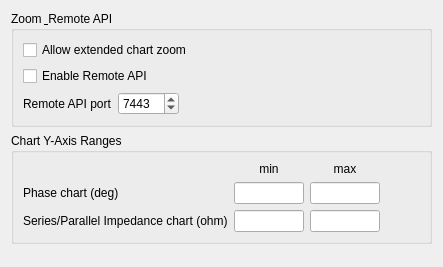
     <widget class="QWidget" name="Advanced">
      <attribute name="title">
       <string>Graphs</string>
      </attribute>
      <layout class="QVBoxLayout" name="verticalLayout_advancedTab">
       <item>
        <widget class="QGroupBox" name="groupBox_12">
         <property name="minimumSize">
          <size>
           <width>0</width>
           <height>0</height>
          </size>
         </property>
         <property name="title">
          <string>Zoom &amp; Remote API</string>
         </property>
         <layout class="QVBoxLayout" name="verticalLayout_14">
          <item>
           <layout class="QFormLayout" name="formLayout_scanning">
            <property name="fieldGrowthPolicy">
             <enum>QFormLayout::FieldGrowthPolicy::FieldsStayAtSizeHint</enum>
            </property>
            <item row="0" column="0" colspan="2">
             <widget class="QCheckBox" name="checkBoxExtendedChartZoom">
              <property name="toolTip">
               <string>Lets Ctrl+scroll/Ctrl+/- zoom the SWR/Z=R+jX/Z=R‖jX/RL charts' Y-axis, and plain scroll zoom the TDR chart's distance axis, past their normal preset limits.</string>
              </property>
              <property name="text">
               <string>Allow extended chart zoom</string>
              </property>
             </widget>
            </item>
            <item row="1" column="0" colspan="2">
             <widget class="QCheckBox" name="checkBoxRemoteApiEnabled">
              <property name="toolTip">
               <string>Starts a local NDJSON-over-TCP control API (loopback only by default) that lets external tools observe/control the connected analyzer. Off by default.</string>
              </property>
              <property name="text">
               <string>Enable Remote API</string>
              </property>
             </widget>
            </item>
            <item row="2" column="0">
             <widget class="QLabel" name="label_remoteApiPort">
              <property name="toolTip">
               <string>TCP port the Remote API listens on (loopback only).</string>
              </property>
              <property name="text">
               <string>Remote API port</string>
              </property>
             </widget>
            </item>
            <item row="2" column="1">
             <widget class="NoScrollSpinBox" name="spinBoxRemoteApiPort">
              <property name="toolTip">
               <string>TCP port the Remote API listens on (loopback only).</string>
              </property>
              <property name="maximumSize">
               <size>
                <width>100</width>
                <height>16777215</height>
               </size>
              </property>
              <property name="minimum">
               <number>1024</number>
              </property>
              <property name="maximum">
               <number>65535</number>
              </property>
              <property name="value">
               <number>7443</number>
              </property>
             </widget>
            </item>
           </layout>
          </item>
         </layout>
        </widget>
       </item>
       <item>
        <widget class="QGroupBox" name="groupBoxChartAxisRanges">
         <property name="title">
          <string>Chart Y-Axis Ranges</string>
         </property>
         <layout class="QGridLayout" name="gridLayout_chartAxisRanges">
          <item row="0" column="1">
           <widget class="QLabel" name="label_chartAxisMinHeader">
            <property name="text">
             <string>min</string>
            </property>
            <property name="alignment">
             <set>Qt::AlignmentFlag::AlignCenter</set>
            </property>
           </widget>
          </item>
          <item row="0" column="2">
           <widget class="QLabel" name="label_chartAxisMaxHeader">
            <property name="text">
             <string>max</string>
            </property>
            <property name="alignment">
             <set>Qt::AlignmentFlag::AlignCenter</set>
            </property>
           </widget>
          </item>
          <item row="1" column="0">
           <widget class="QLabel" name="label_phaseAxisMin">
            <property name="toolTip">
             <string>Phase chart's Y-axis range, in degrees. Defaults to -180/180, the app's historical fixed range.</string>
            </property>
            <property name="text">
             <string>Phase chart (deg)</string>
            </property>
           </widget>
          </item>
          <item row="1" column="1">
           <widget class="QLineEdit" name="lineEditPhaseAxisMin">
            <property name="toolTip">
             <string>Phase chart's Y-axis lower bound, in degrees. Defaults to -180, the app's historical fixed range.</string>
            </property>
            <property name="sizePolicy">
             <sizepolicy hsizetype="Preferred" vsizetype="Fixed">
              <horstretch>0</horstretch>
              <verstretch>0</verstretch>
             </sizepolicy>
            </property>
            <property name="maximumSize">
             <size>
              <width>70</width>
              <height>16777215</height>
             </size>
            </property>
            <property name="maxLength">
             <number>4</number>
            </property>
           </widget>
          </item>
          <item row="1" column="2">
           <widget class="QLineEdit" name="lineEditPhaseAxisMax">
            <property name="toolTip">
             <string>Phase chart's Y-axis upper bound, in degrees. Defaults to 180, the app's historical fixed range.</string>
            </property>
            <property name="sizePolicy">
             <sizepolicy hsizetype="Preferred" vsizetype="Fixed">
              <horstretch>0</horstretch>
              <verstretch>0</verstretch>
             </sizepolicy>
            </property>
            <property name="maximumSize">
             <size>
              <width>70</width>
              <height>16777215</height>
             </size>
            </property>
            <property name="maxLength">
             <number>4</number>
            </property>
           </widget>
          </item>
          <item row="2" column="0">
           <widget class="QLabel" name="label_zAxisMin">
            <property name="toolTip">
             <string>Series/Parallel Impedance chart's Y-axis range, in ohms. Defaults to -2000/2000, the app's historical fixed range.</string>
            </property>
            <property name="text">
             <string>Series/Parallel Impedance chart (ohm)</string>
            </property>
           </widget>
          </item>
          <item row="2" column="1">
           <widget class="QLineEdit" name="lineEditZAxisMin">
            <property name="toolTip">
             <string>Series/Parallel Impedance charts' Y-axis lower bound, in ohms. Defaults to -2000, the app's historical fixed range.</string>
            </property>
            <property name="sizePolicy">
             <sizepolicy hsizetype="Preferred" vsizetype="Fixed">
              <horstretch>0</horstretch>
              <verstretch>0</verstretch>
             </sizepolicy>
            </property>
            <property name="maximumSize">
             <size>
              <width>70</width>
              <height>16777215</height>
             </size>
            </property>
            <property name="maxLength">
             <number>8</number>
            </property>
           </widget>
          </item>
          <item row="2" column="2">
           <widget class="QLineEdit" name="lineEditZAxisMax">
            <property name="toolTip">
             <string>Series/Parallel Impedance charts' Y-axis upper bound, in ohms. Defaults to 2000, the app's historical fixed range.</string>
            </property>
            <property name="sizePolicy">
             <sizepolicy hsizetype="Preferred" vsizetype="Fixed">
              <horstretch>0</horstretch>
              <verstretch>0</verstretch>
             </sizepolicy>
            </property>
            <property name="maximumSize">
             <size>
              <width>70</width>
              <height>16777215</height>
             </size>
            </property>
            <property name="maxLength">
             <number>8</number>
            </property>
           </widget>
          </item>
          <item row="0" column="3" rowspan="3">
           <spacer name="horizontalSpacer_chartAxisRanges">
            <property name="orientation">
             <enum>Qt::Orientation::Horizontal</enum>
            </property>
            <property name="sizeHint" stdset="0">
             <size>
              <width>40</width>
              <height>20</height>
             </size>
            </property>
           </spacer>
          </item>
         </layout>
        </widget>
       </item>
       <item>
        <spacer name="verticalSpacer_advancedTab">
         <property name="orientation">
          <enum>Qt::Orientation::Vertical</enum>
         </property>
         <property name="sizeHint" stdset="0">
          <size>
           <width>20</width>
           <height>12</height>
          </size>
         </property>
        </spacer>
       </item>
      </layout>
     </widget>
